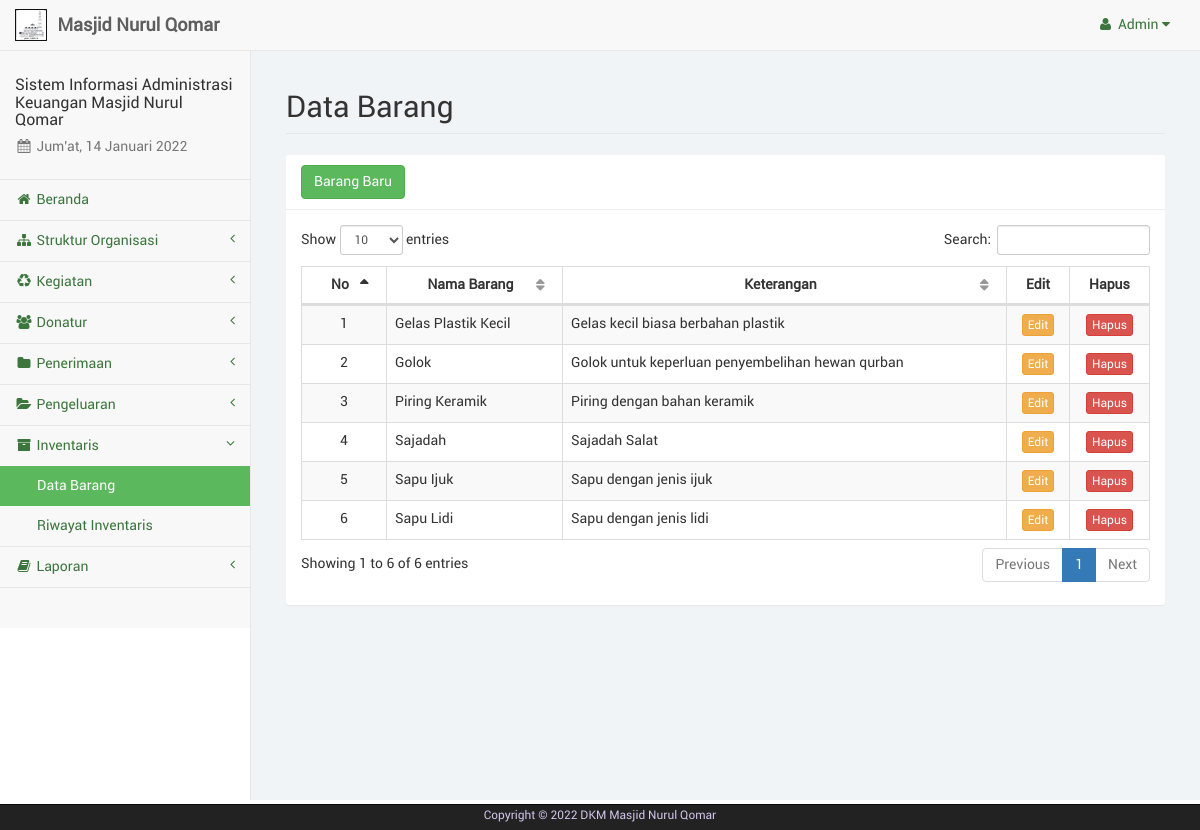
The page /admin/barang.php (signed in) on the database its author committed.
### tables this page shows
CREATE TABLE IF NOT EXISTS `pengguna` (
  `id_pengguna` int(4) NOT NULL,
  `username` varchar(15) NOT NULL,
  `password` varchar(25) NOT NULL
);

CREATE TABLE IF NOT EXISTS `barang` (
  `kd_barang` int(4) NOT NULL,
  `nama_barang` varchar(35) NOT NULL,
  `keterangan_barang` varchar(75) NOT NULL
);

### admin/sess_check.php (called while the page is built, shortened)
<?php
	$chk_sess = $_SESSION['user_keuangandkm'];
	include("dist/config/koneksi.php");
	$sql_sess = "SELECT * FROM pengguna WHERE id_pengguna='". $chk_sess ."'";
	$ress_sess = mysqli_query($conn, $sql_sess);
	$row_sess = mysqli_fetch_array($ress_sess);
	$sess_username = $row_sess['username'];
?>

### admin/barang.php (the view, shortened to what this page needs)
<?php
	include("sess_check.php");
	$pagedesc = "Barang";
	include("layout_top.php");
?>
		<div id="page-wrapper">
            <div class="container-fluid">
                <div class="row">
                    <div class="col-lg-12">
                        <h1 class="page-header">Data Barang</h1>
                    </div>
                </div>
				<div class="row">
					<div class="col-lg-12"><?php include("layout_alert.php"); ?></div>
				</div>
				<div class="row">
					<div class="col-lg-12">
						<div class="panel panel-default">
							<div class="panel-heading">
								<a href="barang_tambah.php" class="btn btn-success">Barang Baru</a>
							</div>
							<div class="panel-body">
								<table class="table table-striped table-bordered table-hover" id="tabel-data">
									<thead>
										<tr>
											<th>No</th>
											<th>Nama Barang</th>
											<th>Keterangan</th>
											<th width="5%">Edit</th>
											<th width="5%">Hapus</th>
										</tr>
									</thead>
									<tbody>
										<?php
											$i = 1;
											$sql = "SELECT * FROM barang ORDER BY nama_barang ASC";
											$ress = mysqli_query($conn, $sql);
											while($data = mysqli_fetch_array($ress)) {
												echo '<tr>';
												echo '<td class="text-center">'. $i .'</td>';
												echo '<td class="text-nowrap">'. $data['nama_barang'] .'</td>';
												echo '<td>'. $data['keterangan_barang'] .'</td>';
												echo '<td class="text-center"><a href="barang_edit.php?bar='. $data['kd_barang'] .'" class="btn btn-warning btn-xs">Edit</a></td>';
												echo '<td class="text-center"><a href="barang_hapus.php?bar='. $data['kd_barang'] .'" class="btn btn-danger btn-xs">Hapus</a></td>';
												echo '</tr>';
												$i++;
											}
										?>
									</tbody>
								</table>
							</div>
						</div>
					</div>
				</div>
            </div>
        </div>
<?php
	include("layout_bottom.php");
?>

### admin/layout_top.php (shortened to what this page needs)
<?php
	$haries = array("Sunday" => "Minggu", "Monday" => "Senin", "Tuesday" => "Selasa", "Wednesday" => "Rabu", "Thursday" => "Kamis", "Friday" => "Jum'at", "Saturday" => "Sabtu");
	$bulans = array("", "Januari", "Februari", "Maret", "April", "Mei", "Juni", "Juli", "Agustus", "September", "Oktober", "November", "Desember");
	$hari_ini = $haries[date("l")];
	$bulan_ini = $bulans[date("n")];
	$tanggal = date("d");
	$tahun = date("Y");
?>
<!DOCTYPE html>
<html lang="en">
<head>
	<link href="libs/bootstrap/dist/css/bootstrap.min.css" rel="stylesheet">
	<link href="libs/metisMenu/dist/metisMenu.min.css" rel="stylesheet">
    <link href="libs/datatables-plugins/integration/bootstrap/3/dataTables.bootstrap.css" rel="stylesheet">
    <link href="libs/datatables-responsive/css/dataTables.responsive.css" rel="stylesheet">
	<link href="dist/css/sb-admin-2.css" rel="stylesheet">
	<link href="dist/css/offline-font.css" rel="stylesheet">
	<link href="dist/css/custom.css" rel="stylesheet">
	<link href="libs/font-awesome/css/font-awesome.min.css" rel="stylesheet" type="text/css">
</head>
<body>
    <div id="wrapper">
        <nav class="navbar navbar-default navbar-static-top" role="navigation" style="margin-bottom: 0">
            <div class="navbar-header">
				<a class="navbar-brand hidden-xs" href="index.php">
					<img src="libs/images/brand-dkm.png" alt="brand" width="32" class="float-left image-brand">
					<div class="float-right">&nbsp;<strong>Masjid Nurul Qomar</strong></div>
				</a>
			</div>
            <ul class="nav navbar-top-links navbar-right">
				<li class="dropdown dropdown-right">
					<a class="dropdown-toggle" data-toggle="dropdown" href="#">
						<i class="fa fa-user fa-fw"></i>&nbsp;<?php echo ucfirst($sess_username); ?>&nbsp;<i class="fa fa-caret-down"></i>
					</a>
				</li>
			</ul>
            <div class="navbar-default sidebar" role="navigation">
                <div class="sidebar-nav navbar-collapse">
                    <ul class="nav" id="side-menu">
                        <li class="sidebar-search">
							<h4>Sistem Informasi Administrasi Keuangan Masjid Nurul Qomar</h4>
							<h5 class="text-muted"><i class="fa fa-calendar fa-fw"></i>&nbsp;<?php echo $hari_ini.", ".$tanggal." ".$bulan_ini." ".$tahun ?></h5>
						</li>
						<?php
							if($pagedesc == "Serambi") {
								echo '<li><a href="index.php" class="active"><i class="fa fa-home fa-fw"></i>&nbsp;Beranda</a></li>';
							}
							else {
								echo '<li><a href="index.php"><i class="fa fa-home fa-fw"></i>&nbsp;Beranda</a></li>';
							}
							if(isset($menuparent) && $menuparent == "konten_organisasi") {
								echo '<li class="active">';
							}
							else {
								echo '<li>';
							}
						?>
							<a href="#"><i class="fa fa-sitemap fa-fw"></i>&nbsp;Struktur Organisasi<span class="fa arrow"></span></a>
						</li>
						<?php
							if(isset($menuparent) && $menuparent == "kegiatan") {
								echo '<li class="active">';
							}
							else {
								echo '<li>';
							}
						?>
							<a href="#"><i class="fa fa-recycle fa-fw"></i>&nbsp;Kegiatan<span class="fa arrow"></span></a>
						</li>
						<?php
							if(isset($menuparent) && $menuparent == "donatur") {
								echo '<li class="active">';
							}
							else {
								echo '<li>';
							}
						?>
							<a href="#"><i class="fa fa-users fa-fw"></i>&nbsp;Donatur<span class="fa arrow"></span></a>
						</li>
						<?php
							if(isset($menuparent) && $menuparent == "penerimaan") {
								echo '<li class="active">';
							}
							else {
								echo '<li>';
							}
						?>
							<a href="#"><i class="fa fa-folder fa-fw"></i>&nbsp;Penerimaan<span class="fa arrow"></span></a>
						</li>
						<?php
							if(isset($menuparent) && $menuparent == "pengeluaran") {
								echo '<li class="active">';
							}
							else {
								echo '<li>';
							}
						?>
							<a href="#"><i class="fa fa-folder-open fa-fw"></i>&nbsp;Pengeluaran<span class="fa arrow"></span></a>
						</li>
						<?php
							if(isset($menuparent) && $menuparent == "inventaris") {
								echo '<li class="active">';
							}
							else {
								echo '<li>';
							}
						?>
							<a href="#"><i class="fa fa-archive fa-fw"></i>&nbsp;Inventaris<span class="fa arrow"></span></a>
							<ul class="nav nav-second-level">
								<?php
									if($pagedesc == "Barang") {
										echo '<li><a href="barang.php" class="active">Data Barang</a></li>';
									}
									else {
										echo '<li><a href="barang.php">Data Barang</a></li>';
									}
									if($pagedesc == "Inventaris") {
										echo '<li><a href="inventaris.php" class="active">Riwayat Inventaris</a></li>';
									}
									else {
										echo '<li><a href="inventaris.php">Riwayat Inventaris</a></li>';
									}
								?>
							</ul>
						</li>
						<li>
							<a href="#"><i class="fa fa-book fa-fw"></i>&nbsp;Laporan<span class="fa arrow"></span></a>
						</li>
                    </ul>
                </div>
            </div>
        </nav>

### admin/layout_bottom.php (shortened to what this page needs)
	</div>
	<div class="navbar navbar-inverse navbar-fixed-bottom footer-bottom">
		<div class="container text-center">
			<p class="text-center" style="color: #D1C4E9; margin: 0 0 5px; padding: 0"><small>Copyright &copy; <?php echo $tahun ?> DKM Masjid Nurul Qomar</small></p>
		</div>
	</div>
</body>
</html>

### rows shown on the page
pengguna: username "Admin"
barang: nama_barang "Gelas Plastik Kecil", keterangan_barang "Gelas kecil biasa berbahan plastik"
barang: nama_barang "Golok", keterangan_barang "Golok untuk keperluan penyembelihan hewan qurban"
barang: nama_barang "Piring Keramik", keterangan_barang "Piring dengan bahan keramik"
barang: nama_barang "Sajadah", keterangan_barang "Sajadah Salat"
barang: nama_barang "Sapu Ijuk", keterangan_barang "Sapu dengan jenis ijuk"
barang: nama_barang "Sapu Lidi", keterangan_barang "Sapu dengan jenis lidi"
